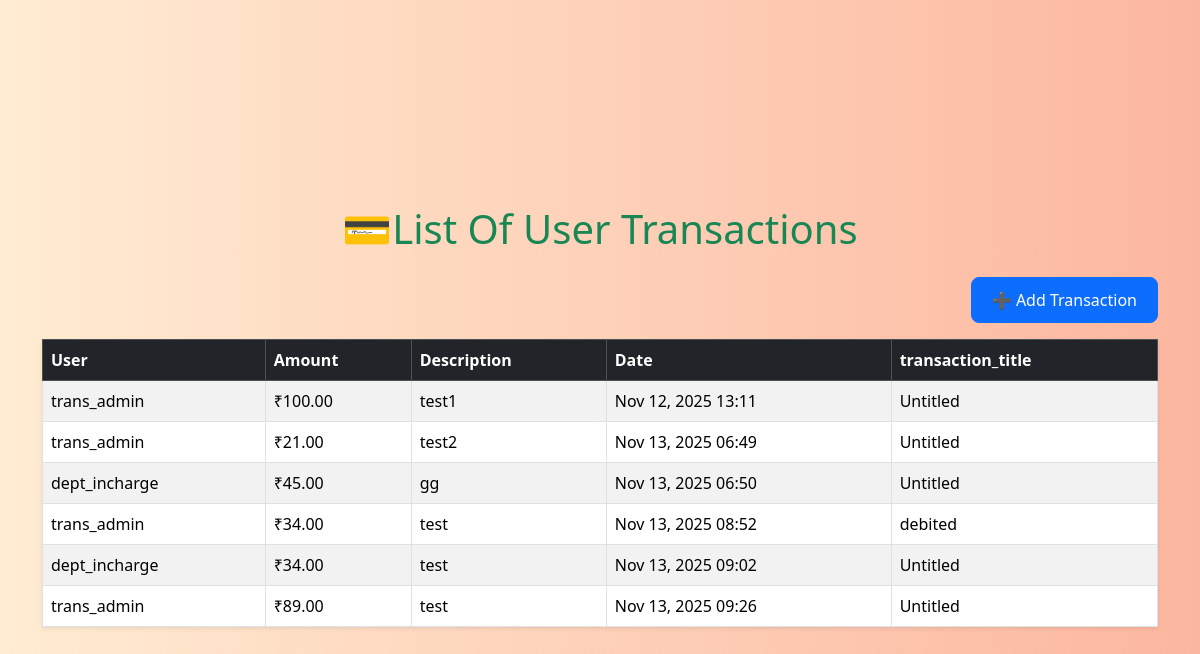
Screenshot of /transactions/ with the database file from the repository.
### transactions_custom/models.py (models this page shows, shortened)
class Transaction(models.Model):
    user = models.ForeignKey(User, on_delete=models.CASCADE)
    amount = models.DecimalField(max_digits=10, decimal_places=2)
    description = models.CharField(max_length=255)
    date = models.DateTimeField(auto_now_add=True)
    transaction_title = models.CharField(max_length=50,default="Untitled")
    transaction = [('CR','Credit'),('DR', 'Debit')]
    transaction_types = models.CharField(max_length=2, choices=transaction, default='CR',)
    transaction_date = models.DateField(blank=True, null=True)
    class Meta:
        permissions = [("can_edit_transaction", "Can Edit Transaction"),
                       ("can_approve_transaction","Can approve transaction"),]

### transactions_custom/views.py (the view)
# urls.py: path('transactions/',views.TransactionListView.as_view(),name='transaction_list'),
class TransactionListView(ListView):
    model = Transaction
    template_name = "transaction_list.html"
    context_object_name = "transactions"
    ordering = ['-transaction_date']

### templates/transaction_list.html (shortened to what this page needs)
<!DOCTYPE html>
<html lang="en">
<head>
    <link href="https://cdn.jsdelivr.net/npm/bootstrap@5.3.2/dist/css/bootstrap.min.css" rel="stylesheet">
</head>
<body>
<div class="container mt-5">
    <h1 class="text-center text-success mb-4">💳List Of User Transactions</h1>
    {% if transactions %}
    <div class="text-end mb-3">
        <a href="{% url 'transaction_add' %}" class="btn btn-primary">➕ Add Transaction</a>
    </div>
    <table class="table table-striped table-bordered shadow-sm">
        <thead class="table-dark">
            <tr>
                <th>User</th>
                <th>Amount</th>
                <th>Description</th>
                <th>Date</th>
                <th>transaction_title</th>
            </tr>
        </thead>
        <tbody>
            {% for t in transactions %}
                <tr>
                    <td>{{ t.user.username }}</td>
                    <td>₹{{ t.amount }}</td>
                    <td>{{ t.description }}</td>
                    <td>{{ t.date|date:"M d, Y H:i" }}</td>
                    <td>{{ t.transaction_title }}</td>
                </tr>
            {% endfor %}
        </tbody>
    </table>
    {% else %}
        <p class="text-center text-muted">No transactions available.</p>
    {% endif %}
</div>
</body>
</html>

### templates/transaction_list.html (style rules this page uses)
body { background: linear-gradient(to right, #ffecd2, #fcb69f); height: 100vh; display: flex; justify-content: center; align-items: center; }
.btn { padding: 10px 20px; border-radius: 8px; }

### rows the page displays
Transaction: user.username "trans_admin", amount "100.00", description "test1", date "Nov 12, 2025 13:11", transaction_title "Untitled"
Transaction: user.username "trans_admin", amount "21.00", description "test2", date "Nov 13, 2025 06:49", transaction_title "Untitled"
Transaction: user.username "dept_incharge", amount "45.00", description "gg", date "Nov 13, 2025 06:50", transaction_title "Untitled"
Transaction: user.username "trans_admin", amount "34.00", description "test", date "Nov 13, 2025 08:52", transaction_title "debited"
Transaction: user.username "dept_incharge", amount "34.00", description "test", date "Nov 13, 2025 09:02", transaction_title "Untitled"
Transaction: user.username "trans_admin", amount "89.00", description "test", date "Nov 13, 2025 09:26", transaction_title "Untitled"
